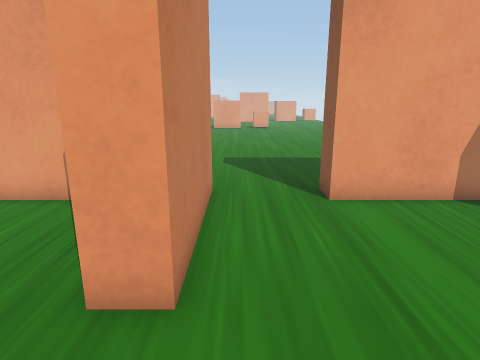
view 1 (above)

19 first-person views from a walk through a 3-D level made in the Unity game engine. The camera is 0.68 m above the floor, tilts 14° down and sees 75° across. The floor is counted in squares, 0.25 m on a side. Each view is taken from the middle of a square. On the plan, view 1 faces up. The plan holds only what a view shows up to about 20 squares ahead; the rest is blank. The place goes on beyond the plan. The player is left out.

view 2
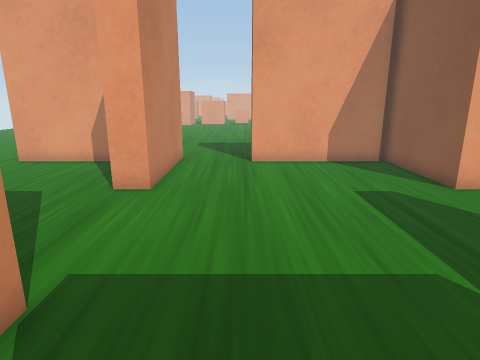

view 3
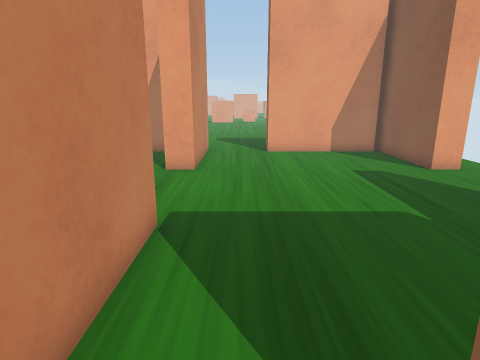

view 4
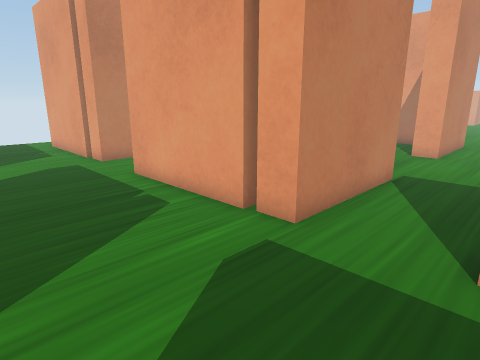

view 5
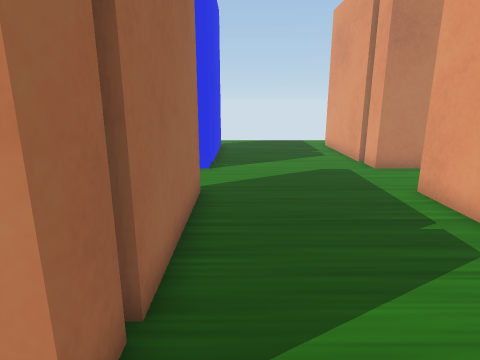

view 6
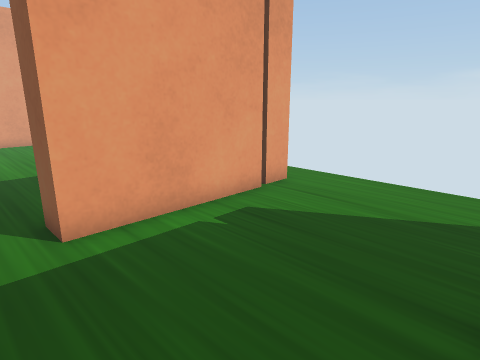

view 7
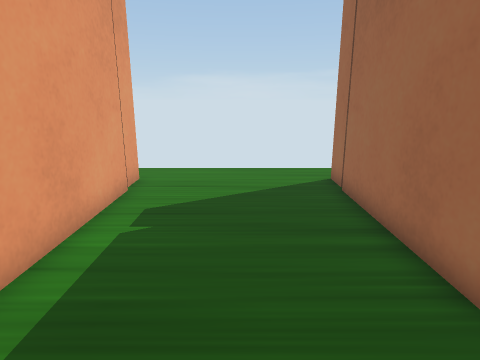

view 8
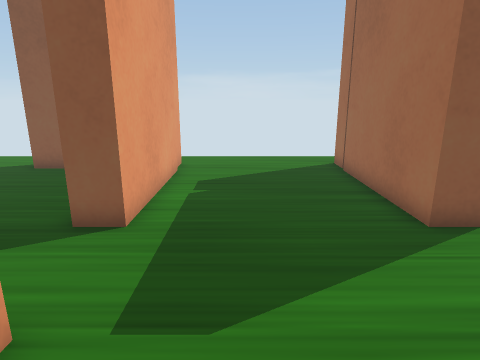

view 9
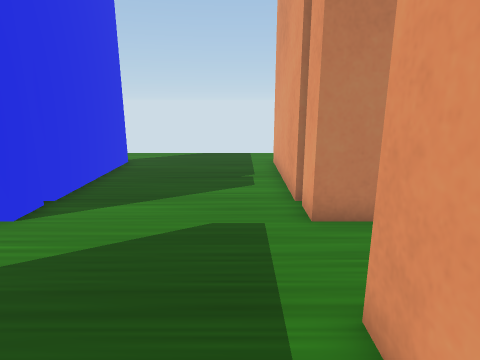

view 10
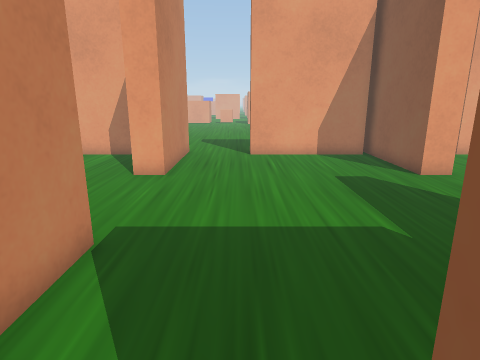

view 11
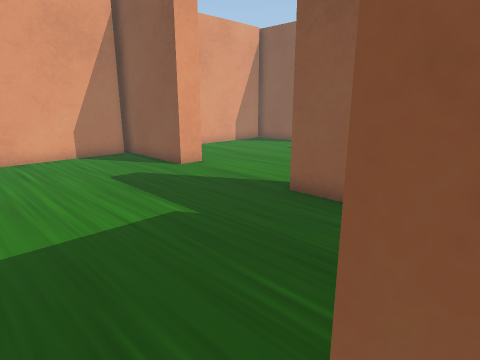

view 12
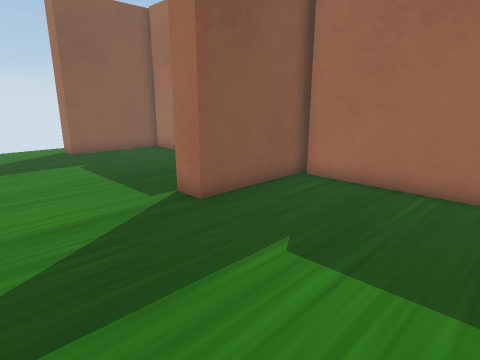

view 13
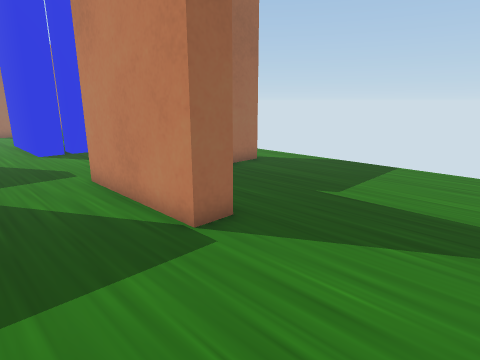

view 14
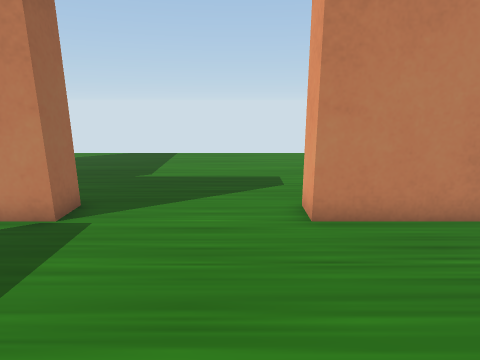

view 15
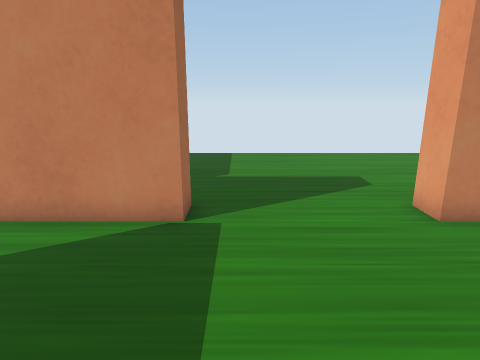

view 16
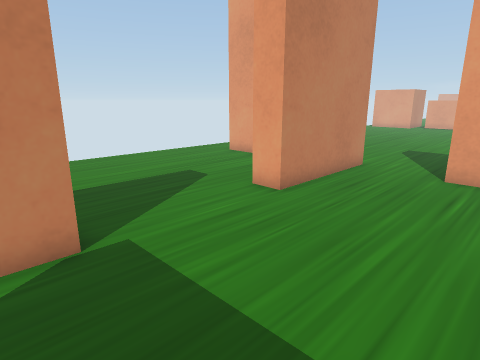

view 17
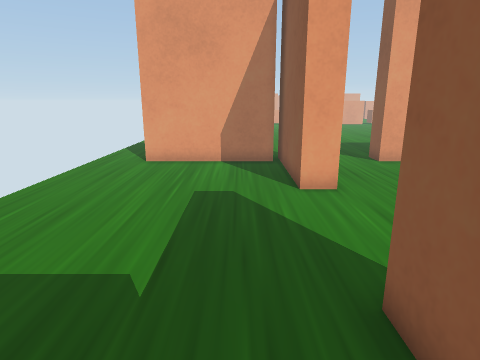

view 18
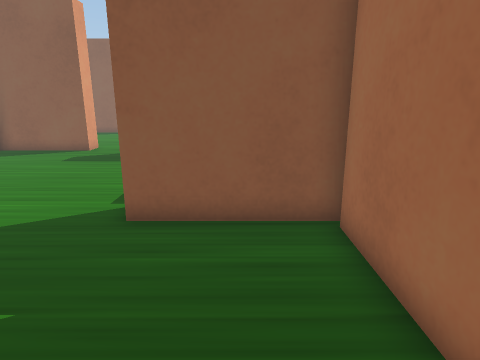

view 19
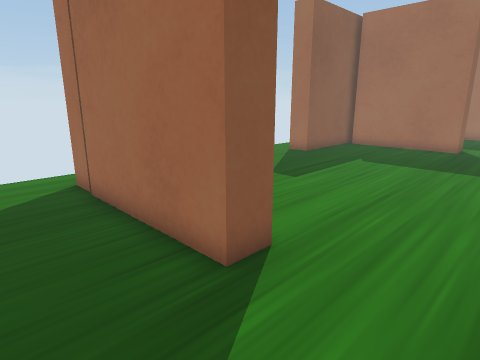

### Floor plan
Points are (right, up) in squares from view 1. A wall is a line through its corners. A room is listed if a view was taken in it or the views show most of it. See-through windows are left out.
Room 1 (views 1, 2)
walls: (8.9, 3.7) (8.9, 9.8); (-0.9, -2.3) (-0.9, -8.4); (8.6, 8.6) (2.6, 8.6); (-0.9, 8.6) (-0.9, 3.7); (2.6, -8.4) (2.6, -7.2) (8.6, -7.2); (8.9, -8.4) (8.9, -2.3)
ways out: opening at (1, -7.5) to room 2; opening at (-1.5, 1) to room 3; opening at (1, 9.5) to room 5; opening at (9.5, 1) to room 5
Room 2 (views 3, 4, 5, 6, 7, 8, 9)
walls: (-2.1, -15.2) (-0.9, -15.2); (-2.4, -8.4) (-8.5, -8.4); (-8.5, -15.2) (-2.4, -15.2); (-0.9, -8.4) (-2.1, -8.4); (-11.9, -8.4) (-13.1, -8.4); (2.5, -15.2) (8.6, -15.2); (-13.1, -15.2) (-11.9, -15.2); (-13.4, -8.4) (-19.5, -8.4); (8.6, -8.4) (2.6, -8.4); (8.9, -15.2) (10.1, -15.2); (-19.5, -15.2) (-13.4, -15.2); (10.2, -8.4) (8.9, -8.4)
ways out: opening at (1, -7.5) to room 1; opening at (-10, -7.5) to room 3; opening at (-20.5, -7.5) to room 4; opening at (11, -8) to room 5
Room 3 (views 10, 11, 12, 13, 14, 15, 16)
walls: (-11.9, -2.3) (-11.9, -8.4); (-0.9, 3.7) (-2.1, 3.7) (-2.1, 9.5); (-7.9, -7.2) (-2.4, -7.2); (-2.4, 8.6) (-8.4, 8.6); (-11.9, 8.6) (-11.9, 3.7); (-8.4, -8) (-8.4, -7.1); (-2.1, -7.9) (-2.1, -2.3) (-0.9, -2.3)
ways out: opening at (-1.5, 1) to room 1; opening at (-10, -7.5) to room 2; opening at (-12.5, 1) to room 4; opening at (-10, 9.5) to room 5
Room 4 (views 17, 18)
walls: (-11.9, 3.7) (-13.1, 3.7) (-13.1, 9.8); (-13.4, 8.6) (-19.5, 8.6); (-19.5, -7.2) (-13.4, -7.2); (-13.1, -7.4) (-13.1, -2.3) (-11.9, -2.3)
ways out: opening at (-20.5, -7.5) to room 2; opening at (-12.5, 1) to room 3; opening at (-20.5, 9.5) to room 5
Room 5 (view 19)
walls: (-0.9, 9.8) (-0.9, 8.6); (-8.4, 8.6) (-8.4, 9.9); (2.6, 8.6) (2.6, 9.8) (8.6, 9.8); (-11.9, 9.8) (-11.9, 8.6); (8.9, 9.8) (10.1, 9.8); (10.2, 3.7) (8.9, 3.7); (8.9, -2.3) (10.1, -2.3)
ways out: opening at (1, 9.5) to room 1; opening at (9.5, 1) to room 1; opening at (11, -8) to room 2; opening at (-10, 9.5) to room 3; opening at (-20.5, 9.5) to room 4

Positions as (right, up) in squares from view 1, and headings:
1: (0, 0), facing up
2: (2, -6), facing up
3: (1, -9), facing up
4: (3, -14), facing up-left
5: (1, -14), facing left
6: (1, -15), facing up-right
7: (-1, -12), facing right
8: (-4, -11), facing right
9: (-5, -10), facing left
10: (-9, -8), facing up
11: (-10, -8), facing up-right
12: (-9, 3), facing down-right
13: (-8, 3), facing down-left
14: (-5, 2), facing left
15: (-5, -1), facing left
16: (-6, -4), facing up-left
17: (-15, -6), facing up
18: (-20, -5), facing right
19: (-1, 13), facing down-right
